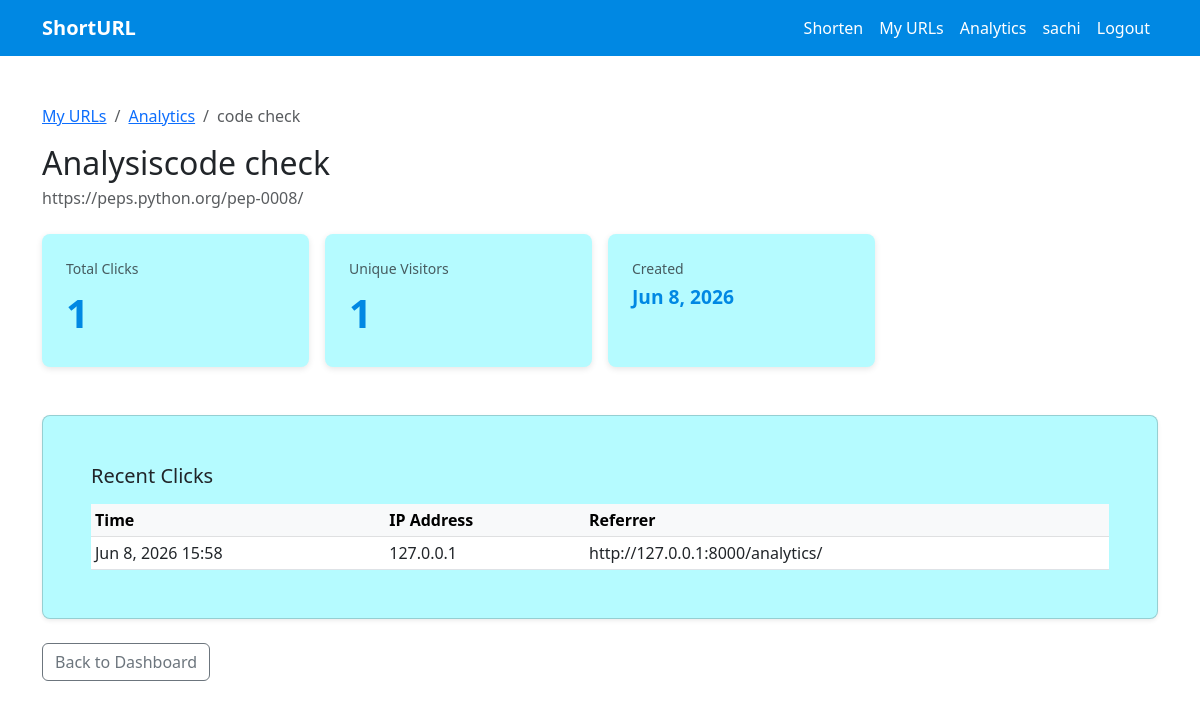
Page /url/code check/analytics/ (signed in) on the earlier database version.
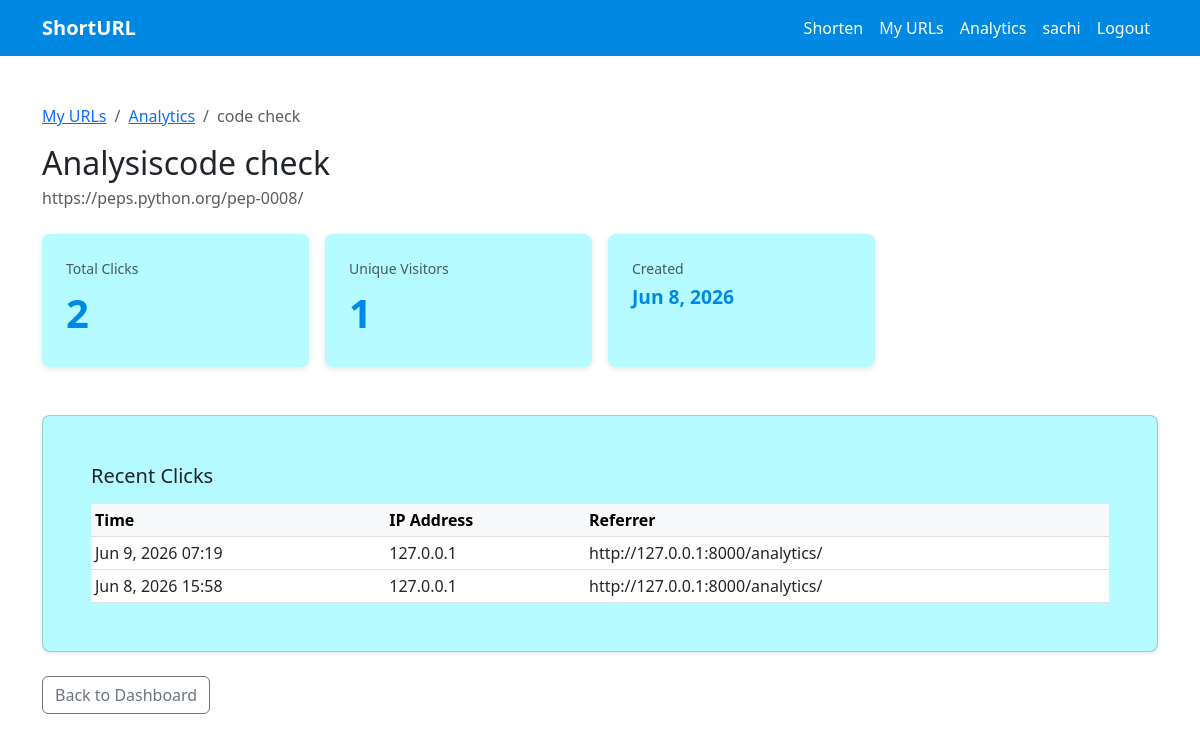
Same page on the later database version.
### shortener/models.py (models this page shows, shortened)
class Click(models.Model):
    url = models.ForeignKey(URL, on_delete=models.CASCADE, related_name="clicks")
    clicked_at = models.DateTimeField(auto_now_add=True)
    ip_address = models.GenericIPAddressField(null=True, blank=True)
    user_agent = models.CharField(max_length=300, blank=True)
    referrer = models.URLField(max_length=2000, blank=True)
    class Meta:
        ordering = ["-clicked_at"]

### shortener/views.py (the view)
@login_required
def url_detail_analytics(request, short_code):
    url_obj = get_object_or_404(URL, short_code=short_code)
    if url_obj.user != request.user:
        return HttpResponseForbidden("You don't have permission to view this.")
    unique_visitors = url_obj.clicks.values("ip_address").distinct().count()
    top_referrers = (
        url_obj.clicks.exclude(referrer="")
        .values("referrer")
        .annotate(count=Count("id"))
        .order_by("-count")[:5]
    )
    return render(
        request,
        "shortener/url_detail.html",
        {
            "url": url_obj,
            "total_clicks": url_obj.click_count,
            "unique_visitors": unique_visitors,
            "recent_clicks": url_obj.clicks.all()[:20],
            "top_referrers": top_referrers,
        },
    )

### shortener/templates/shortener/url_detail.html (shortened to what this page needs)
{% extends "shortener/base.html" %}
{% block content %}
<nav aria-label="breadcrumb" class="mb-3">
  <ol class="breadcrumb">
    <li class="breadcrumb-item"><a href="{% url 'dashboard' %}">My URLs</a></li>
    <li class="breadcrumb-item"><a href="{% url 'analytics' %}">Analytics</a></li>
    <li class="breadcrumb-item active">{{ url.short_code }}</li>
  </ol>
</nav>
<h1 class="h2 mb-1">Analysis{{ url.short_code }}</h1>
<p class="text-muted mb-4 text-break">{{ url.original_url }}</p>
<div class="row g-3 mb-5">
  <div class="col-6 col-md-3">
    <div class="stat-card">
      <p class="text-muted small mb-1">Total Clicks</p>
      <p class="stat-number">{{ total_clicks }}</p>
    </div>
  </div>
  <div class="col-6 col-md-3">
    <div class="stat-card">
      <p class="text-muted small mb-1">Unique Visitors</p>
      <p class="stat-number">{{ unique_visitors }}</p>
    </div>
  </div>
  <div class="col-6 col-md-3">
    <div class="stat-card">
      <p class="text-muted small mb-1">Created</p>
      <p class="stat-number" style="font-size:1.2rem;">{{ url.created_at|date:"M j, Y" }}</p>
    </div>
  </div>
</div>
<div class="card shadow-sm mb-4 stat-card">
  <div class="card-body p-4">
    <h5 class="card-title mb-3">Recent Clicks</h5>
    <div class="table-responsive">
      <table class="table table-sm mb-0">
        <thead class="table-light">
          <tr>
            <th>Time</th>
            <th>IP Address</th>
            <th>Referrer</th>
          </tr>
        </thead>
        <tbody>
          {% for click in recent_clicks %}
          <tr>
            <td>{{ click.clicked_at|date:"M j, Y H:i" }}</td>
            <td>{{ click.ip_address|default:"Unknown" }}</td>
            <td>{{ click.referrer|default:"Direct"|truncatechars:50 }}</td>
          </tr>
          {% empty %}
          <tr>
            <td colspan="3" class="text-muted text-center py-3">No clicks recorded yet.</td>
          </tr>
          {% endfor %}
        </tbody>
      </table>
    </div>
  </div>
</div>
<a href="{% url 'dashboard' %}" class="btn btn-outline-secondary">Back to Dashboard</a>
{% endblock %}

Differences in the rows shown:
added Click: clicked_at "Jun 9, 2026 07:19", ip_address "127.0.0.1", referrer "http://127.0.0.1:8000/analytics/"
Other differences:
{{ total_clicks }}: "1" → "2"
